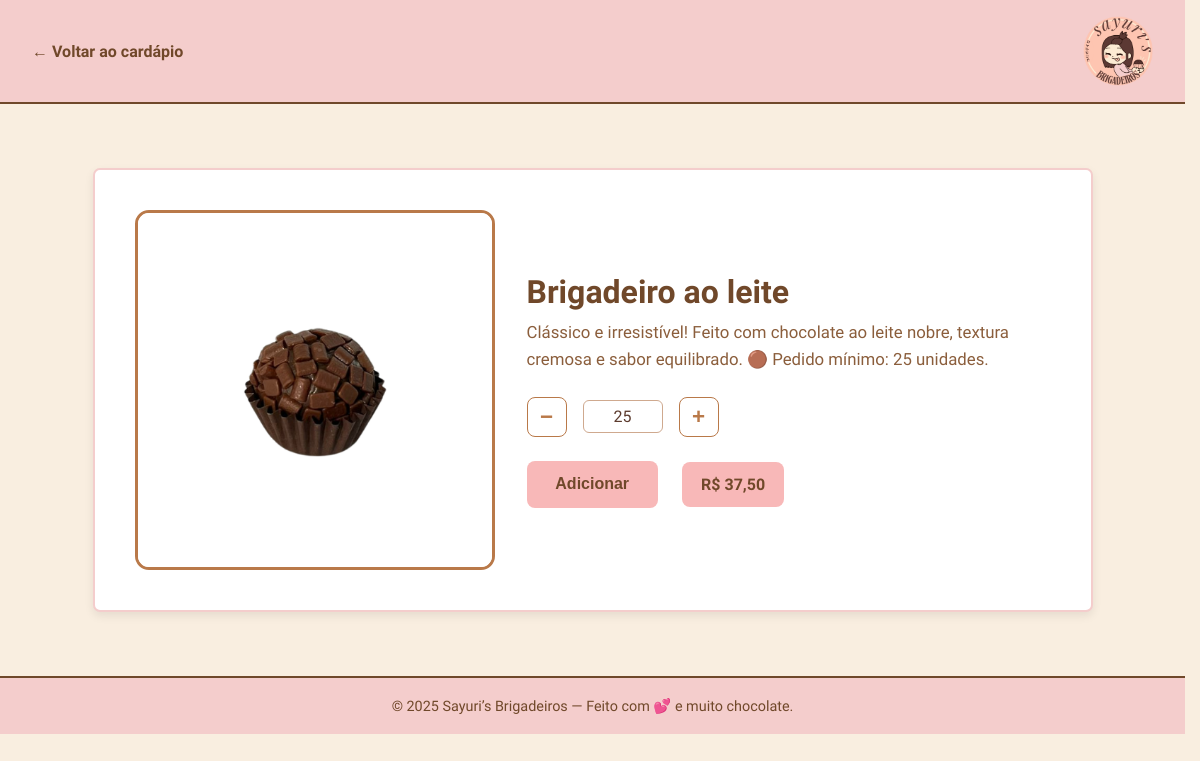
The page /produtos/1/ on the database its author committed.
### produtos/models.py (models this page shows, shortened)
class Produto(models.Model):
    nome = models.CharField(max_length=100)
    preco = models.DecimalField(max_digits=10, decimal_places=2)
    descricao = models.TextField(blank=True)
    categoria = models.ForeignKey(
        Categoria,
        related_name='produtos',
        on_delete=models.SET_NULL,  # Evita perder o produto se a categoria for deletada
        null=True,
        blank=True
    )
    imagem = models.ImageField(upload_to='produtos/', blank=True, null=True)

### produtos/views.py (the view)
# urls.py: path('produtos/<int:pk>/', views.produto_detalhe, name='produto-detalhe'),
def produto_detalhe(request, pk):
    produto = get_object_or_404(Produto, pk=pk)
    return render(request, 'produto_detalhe.html', {'produto': produto})

### produtos/templates/produto_detalhe.html (shortened to what this page needs)
{% load static %}
<!DOCTYPE html>
<html lang="pt-BR">
<head>
  <link rel="stylesheet" href="{% static 'CSS/base.css' %}">
  <link rel="stylesheet" href="{% static 'CSS/produto_detalhe.css' %}">
</head>
<body>
  <header class="produto-header">
    <a href="{% url 'cardapio' %}" class="voltar">← Voltar ao cardápio</a>
    <img src="{% static 'src/TCC.png' %}" alt="Logo Sayuri's Brigadeiros" class="logo-header">
  </header>
  <main class="produto-container">
    <div class="produto-card">
      {% if produto.imagem %}
        <img src="{{ produto.imagem.url }}" alt="{{ produto.nome }}" class="produto-imagem">
      {% endif %}
      <div class="produto-info">
        <h1 class="produto-nome">{{ produto.nome }}</h1>
        <p class="produto-descricao">{{ produto.descricao }}</p>
        <div class="quantidade-wrapper">
          <button class="btn-quantidade menos">−</button>
          <button class="btn-quantidade mais">+</button>
        </div>
        <div class="add-wrapper">
          <button class="btn-add" id="btnAdicionar">Adicionar</button>
          <span class="total" id="total">R$ 0,00</span>
        </div>
      </div>
    </div>
  </main>
  <footer class="produto-footer">
    <p>© 2025 Sayuri’s Brigadeiros — Feito com 💕 e muito chocolate.</p>
  </footer>
</body>
</html>

### produtos/static/CSS/base.css (style rules this page uses)
:root { --bg: #f9eee0; --pink: #F4CDCC; --brown: #70482A; --brown-2: #B97949; }
* { margin:0; padding:0; box-sizing:border-box; }
html { scroll-behavior: smooth; height: 100%; scrollbar-gutter: stable; overflow-y: scroll; }
body { min-height:100vh; background-color: #f9eee0; font-family:'Voces', sans-serif; display:flex; flex-direction:column; }

### produtos/static/CSS/produto_detalhe.css (style rules this page uses)
.produto-container { display: flex; justify-content: center; align-items: center; padding: 4rem 1rem; }
.produto-card { background-color: #fff; border-radius: 7px; box-shadow: 0 4px 10px rgba(0,0,0,0.08); display: flex; flex-wrap: wrap; align-items: center; gap: 2rem; max-width: 1000px; padding: 2.5rem; border: 2px solid var(--pink); transition: transform 0.25s ease, box-shadow 0.25s ease; }
.produto-imagem { width: 360px; height: 360px; object-fit: cover; border-radius: 14px; border: 3px solid var(--brown-2); }
.produto-info { flex: 1; min-width: 250px; color: var(--brown); }
.produto-nome { font-size: 2rem; color: var(--brown); margin-bottom: 0.5rem; }
.produto-descricao { font-size: 1.05rem; line-height: 1.6; color: #8B5E3C; margin-bottom: 1rem; }
.btn-add { background-color: var(--brown); color: #ffedbd; border: none; border-radius: 10px; padding: 0.9rem 1.8rem; font-size: 1rem; cursor: pointer; font-weight: 600; transition: all 0.25s ease; }
.produto-header { display: flex; justify-content: space-between; align-items: center; background-color: var(--pink); border-bottom: 2px solid var(--brown); padding: 1rem 2rem; }
.voltar { text-decoration: none; color: var(--brown); font-weight: 700; font-size: 1rem; transition: color 0.25s; }
.logo-header { width: 70px; height: auto; }
.produto-footer { background-color: var(--pink); color: var(--brown); text-align: center; font-size: 0.9rem; padding: 1.2rem; border-top: 2px solid var(--brown); }
.quantidade-wrapper { display: flex; flex-wrap: wrap; align-items: center; justify-content: flex-start; gap: 1rem; margin: 1.5rem 0; }
.quantidade-wrapper { display: flex; align-items: center; justify-content: flex-start; gap: 1rem; margin: 1.5rem 0; }
.btn-quantidade { background-color: #fff; color: var(--brown-2); font-size: 1.4rem; font-weight: 700; border: 1.5px solid var(--brown-2); border-radius: 8px; width: 40px; height: 40px; cursor: pointer; transition: all 0.2s ease; }
.add-wrapper { display: flex; align-items: center; gap: 1.5rem; }
.total { background-color: #f8b8b8; color: var(--brown); font-weight: bold; font-size: 1rem; padding: 0.8rem 1.2rem; border-radius: 8px; }
.btn-add { background-color: #f8b8b8; color: var(--brown); border: none; border-radius: 8px; padding: 0.9rem 1.8rem; font-size: 1rem; font-weight: 700; cursor: pointer; transition: all 0.25s ease; }

### rows shown on the page
Produto: imagem (picture), nome "Brigadeiro ao leite", descricao "Clássico e irresistível! Feito com chocolate ao leite nobre, textura cremosa e sabor equilibrado. 🟤 Pedido mínimo: 25 unidades."
